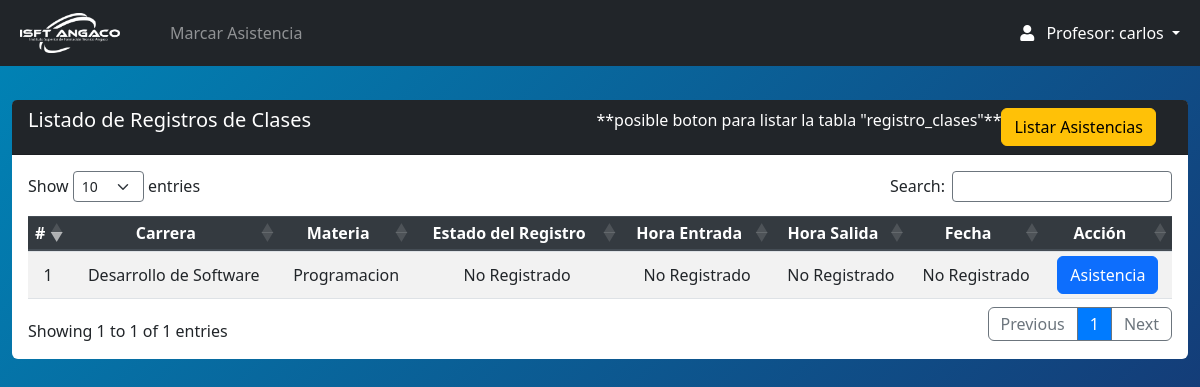
The page /Views/docente/listar_registros.php (signed in) on the database its author committed.
### tables this page shows
CREATE TABLE `asignaturas` (
  `id` int(11) NOT NULL,
  `nombre` varchar(255) NOT NULL,
  `cantidaddehoras` int(11) NOT NULL,
  `FK_carrera` int(11) NOT NULL,
  `etapa` enum('Activo','Inactivo') DEFAULT 'Activo'
);

CREATE TABLE `carreras` (
  `id` int(11) NOT NULL,
  `nombre` varchar(255) NOT NULL,
  `descripcion` varchar(255) NOT NULL,
  `etapa` varchar(15) NOT NULL
);

### Views/docente/listar_registros.php (the view, shortened to what this page needs)
<?php
require 'navbar.php';
include('../../conn/connection.php');
$usuario_id = $_SESSION['id_usuario'];
function getMateriasAndCarreras($db, $usuario_id) {
    $queryMaterias = "
        SELECT c.id AS carrera_id, c.nombre AS carrera_nombre, a.id AS materia_id, a.nombre AS materia_nombre
        FROM asignaturas a
        JOIN carreras c ON a.FK_carrera = c.id
        JOIN dicta d ON a.id = d.FKmateria
        WHERE d.usuario_id = :usuario_id
        AND a.etapa = 'Activo'
    ";
    $stmtMaterias = $db->prepare($queryMaterias);
    $stmtMaterias->bindParam(':usuario_id', $usuario_id, PDO::PARAM_INT);
    $stmtMaterias->execute();
    return $stmtMaterias->fetchAll(PDO::FETCH_ASSOC);
}
$materias = getMateriasAndCarreras($db, $usuario_id);
$registrosMap = [];
?>
<section class="content mt-3">
    <div class="row m-auto">
        <div class="col-sm">
            <div class="card rounded-2 border-0">
                <div class="card-header bg-dark text-white pb-0">
                    <h5 class="d-inline-block">Listado de Registros de Clases</h5>
                    <a class="btn btn-warning float-right mb-2 mr-3" href="">Listar Asistencias</a>
                    <p class="float-right">**posible boton para listar la tabla "registro_clases"**</p>
                </div>
                <div class="card-body table-responsive">
                    <table id="example" class="table table-striped table-sm" style="width:100%">
                        <thead class="thead-dark">
                            <tr>
                                <th>#</th>
                                <th>Carrera</th>
                                <th>Materia</th>
                                <th>Estado del Registro</th>
                                <th>Hora Entrada</th>
                                <th>Hora Salida</th>
                                <th>Fecha</th>
                                <th>Acción</th>
                            </tr>
                        </thead>
                        <tbody>
                        <?php
                            $i = 1;
                            foreach ($materias as $materia) {
                                $key = $materia['carrera_id'] . '-' . $materia['materia_id'];
                                $registro = isset($registrosMap[$key]) ? $registrosMap[$key] : null;
                                $estado = $registro ? ($registro['hora_salida'] ? 'Presente' : 'Ausente') : 'No Registrado';
                                $hora_entrada = $registro ? $registro['hora_entrada'] : 'No Registrado';
                                $hora_salida = $registro ? $registro['hora_salida'] : 'No Registrado';
                                $fecha_salida = $registro ? $registro['fecha'] : 'No Registrado';
                            ?>
                            <tr>
                                <td><?php echo $i++; ?></td>
                                <td><?php echo htmlspecialchars($materia['carrera_nombre'] ?? 'No Registrado', ENT_QUOTES, 'UTF-8'); ?></td>
                                <td><?php echo htmlspecialchars($materia['materia_nombre'] ?? 'No Registrado', ENT_QUOTES, 'UTF-8'); ?></td>
                                <td><?php echo $estado; ?></td>
                                <td><?php echo htmlspecialchars($hora_entrada ?? 'No Registrado', ENT_QUOTES, 'UTF-8'); ?></td>
                                <td><?php echo htmlspecialchars($hora_salida ?? 'No Registrado', ENT_QUOTES, 'UTF-8'); ?></td>
                                <td><?php echo htmlspecialchars($fecha_salida ?? 'No Registrado', ENT_QUOTES, 'UTF-8'); ?></td>
                                <td class="text-center">
                                    <?php if (!$registro || !$registro['hora_salida']) { ?>
                                        <button class="btn btn-primary" data-bs-toggle="modal" data-bs-target="#mi-modal-<?php echo $materia['materia_id']; ?>">
                                            Asistencia
                                        </button>
                                    <?php } else { ?>
                                        <button class="btn btn-success" disabled role="button">Registrado</button>
                                    <?php } ?>
                                </td>
                            </tr>
                            <?php } ?>
                        </tbody>
                    </table>
                </div>
            </div>
        </div>
    </div>
</section>

### css/style.css (style rules this page uses)
body { position: relative; padding-bottom: 10px; min-height: 100vh; }
th, td { text-align: center !important; vertical-align: middle !important; }

### Views/docente/navbar.php (style rules this page uses)
body { background: linear-gradient(135deg,#0085b7, #192a68); }

### rows shown on the page
asignaturas: FK_carrera.nombre "Desarrollo de Software", nombre "Programacion", estado "No Registrado", hora_entrada "No Registrado", hora_salida "No Registrado", fecha_salida "No Registrado"

### other values the page prints
$_SESSION['nombre'] "carlos"
